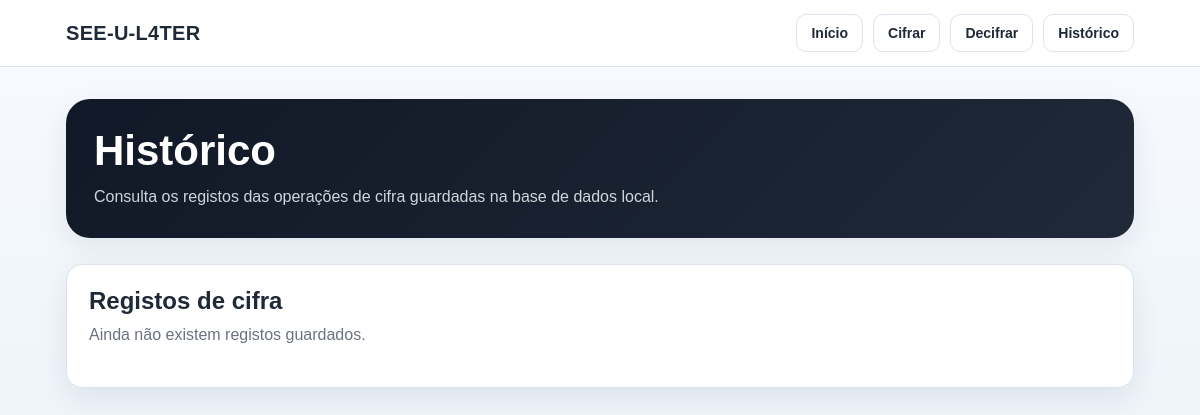
Before: /history with the older database file.
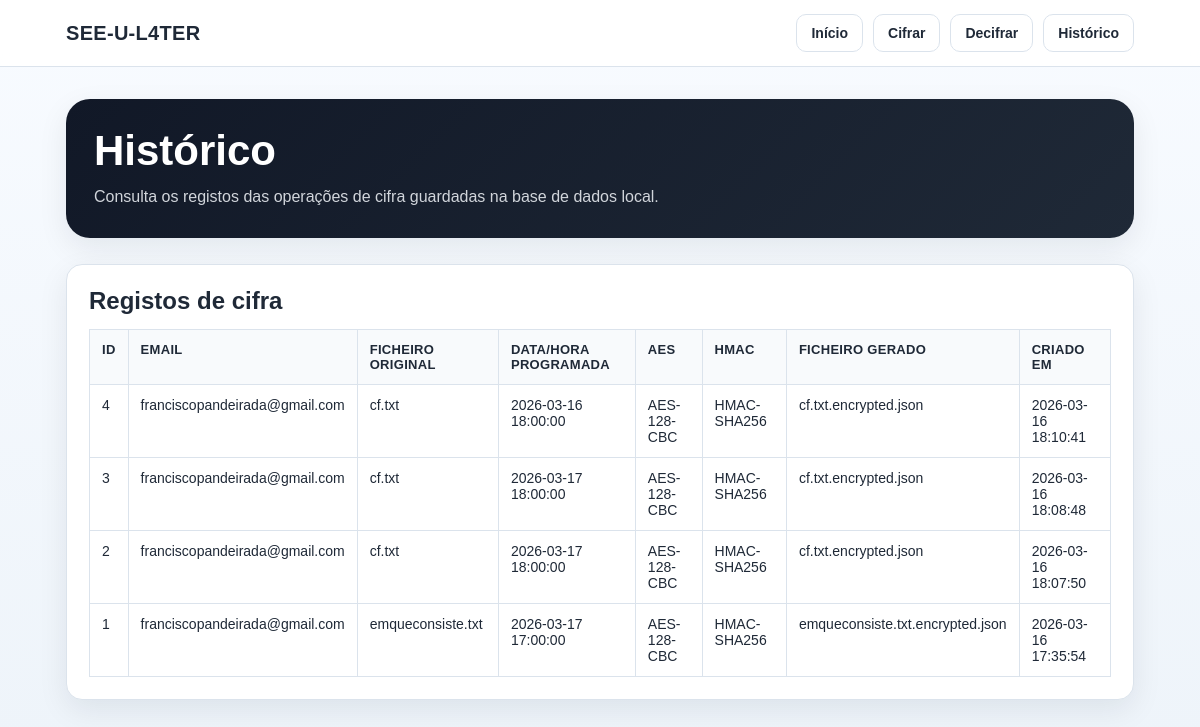
After: the same page with the newer database file.
### tables this page shows
CREATE TABLE encrypted_files (
            id INTEGER PRIMARY KEY AUTOINCREMENT,
            email TEXT NOT NULL,
            original_filename TEXT NOT NULL,
            scheduled_datetime TEXT NOT NULL,
            aes_mode TEXT NOT NULL,
            hmac_mode TEXT NOT NULL,
            file_path TEXT NOT NULL,
            created_at TEXT NOT NULL
        );

### server/app.py (the view)
@app.route("/history")
def history_page():
    records = get_all_encrypted_files()
    return render_template("history.html", records=records)

### server/db.py (called while the page is built)
def get_connection():
    os.makedirs(os.path.dirname(DATABASE_PATH), exist_ok=True)
    conn = sqlite3.connect(DATABASE_PATH)
    conn.row_factory = sqlite3.Row
    return conn

### server/models.py (called while the page is built)
def get_all_encrypted_files():
    conn = get_connection()
    cursor = conn.cursor()
    cursor.execute("SELECT * FROM encrypted_files ORDER BY id DESC")
    rows = cursor.fetchall()
    conn.close()
    return rows

### server/templates/history.html (shortened to what this page needs)
<!DOCTYPE html>
<html lang="pt">
<head>
    <link rel="stylesheet" href="{{ url_for('static', filename='style.css') }}">
</head>
<body>
    <header class="navbar">
        <div class="navbar-inner">
            <div class="brand">SEE-U-L4TER</div>
            <nav class="nav-links">
                <a href="{{ url_for('index') }}">Início</a>
                <a href="{{ url_for('encrypt_page') }}">Cifrar</a>
                <a href="{{ url_for('decrypt_page') }}">Decifrar</a>
                <a href="{{ url_for('history_page') }}">Histórico</a>
            </nav>
        </div>
    </header>
    <main class="page">
        <section class="hero">
            <h1>Histórico</h1>
            <p>
                Consulta os registos das operações de cifra guardadas na base de dados local.
            </p>
        </section>
        <section class="card">
            <h2>Registos de cifra</h2>
            {% if records %}
            <div class="table-wrapper">
                <table>
                    <thead>
                        <tr>
                            <th>ID</th>
                            <th>Email</th>
                            <th>Ficheiro original</th>
                            <th>Data/hora programada</th>
                            <th>AES</th>
                            <th>HMAC</th>
                            <th>Ficheiro gerado</th>
                            <th>Criado em</th>
                        </tr>
                    </thead>
                    <tbody>
                        {% for record in records %}
                        <tr>
                            <td>{{ record.id }}</td>
                            <td>{{ record.email }}</td>
                            <td>{{ record.original_filename }}</td>
                            <td>{{ record.scheduled_datetime }}</td>
                            <td>{{ record.aes_mode }}</td>
                            <td>{{ record.hmac_mode }}</td>
                            <td>{{ record.file_path }}</td>
                            <td>{{ record.created_at }}</td>
                        </tr>
                        {% endfor %}
                    </tbody>
                </table>
            </div>
            {% else %}
            <p class="section-text">Ainda não existem registos guardados.</p>
            {% endif %}
        </section>
    </main>
</body>
</html>

### server/static/style.css (style rules this page uses)
* { box-sizing: border-box; }
:root { --bg: #f4f7fb; --card: #ffffff; --text: #1f2937; --muted: #6b7280; --border: #dbe3ec; --primary: #111827; --primary-soft: #eef2ff; --success-bg: #eefbf3; --success-border: #16a34a; --error-bg: #ffe8e8; --error-border: #dc2626; --shadow: 0 10px 30px rgba(15, 23, 42, 0.08); --radius: 16px; }
body { font-family: Arial, sans-serif; background: linear-gradient(180deg, #f8fbff 0%, #eef4fa 100%); margin: 0; color: var(--text); }
.navbar { position: sticky; top: 0; z-index: 20; background: rgba(255, 255, 255, 0.9); backdrop-filter: blur(10px); border-bottom: 1px solid var(--border); }
.navbar-inner { max-width: 1100px; margin: 0 auto; padding: 14px 16px; display: flex; justify-content: space-between; align-items: center; gap: 16px; }
.brand { font-size: 20px; font-weight: 800; letter-spacing: 0.3px; }
.nav-links { display: flex; gap: 10px; flex-wrap: wrap; }
.nav-links a { text-decoration: none; color: var(--text); background: #fff; border: 1px solid var(--border); padding: 10px 14px; border-radius: 10px; font-size: 14px; font-weight: 700; transition: 0.2s ease; }
.page { max-width: 1100px; margin: 0 auto; padding: 32px 16px 40px; }
.hero { margin-bottom: 26px; padding: 28px; border-radius: 24px; background: linear-gradient(135deg, #111827 0%, #1f2937 100%); color: white; box-shadow: var(--shadow); }
.hero h1 { margin: 0 0 10px 0; font-size: 42px; }
.hero p { margin: 0; color: #d1d5db; max-width: 700px; line-height: 1.55; }
.card { background: var(--card); border: 1px solid var(--border); border-radius: var(--radius); box-shadow: var(--shadow); padding: 22px; }
.card h2 { margin-top: 0; margin-bottom: 8px; font-size: 24px; }
.table-wrapper { overflow-x: auto; margin-top: 14px; }
table { width: 100%; border-collapse: collapse; font-size: 14px; background: white; }
th, td { border: 1px solid var(--border); padding: 12px; text-align: left; vertical-align: top; }
th { background: #f8fafc; font-size: 13px; text-transform: uppercase; letter-spacing: 0.3px; }

Changed rows visible on the page:
added encrypted_files: id "4", email "franciscopandeirada@gmail.com", original_filename "cf.txt", scheduled_datetime "2026-03-16 18:00:00", aes_mode "AES-128-CBC", hmac_mode "HMAC-SHA256", file_path "cf.txt.encrypted.json", created_at "2026-03-16 18:10:41"
added encrypted_files: id "3", email "franciscopandeirada@gmail.com", original_filename "cf.txt", scheduled_datetime "2026-03-17 18:00:00", aes_mode "AES-128-CBC", hmac_mode "HMAC-SHA256", file_path "cf.txt.encrypted.json", created_at "2026-03-16 18:08:48"
added encrypted_files: id "2", email "franciscopandeirada@gmail.com", original_filename "cf.txt", scheduled_datetime "2026-03-17 18:00:00", aes_mode "AES-128-CBC", hmac_mode "HMAC-SHA256", file_path "cf.txt.encrypted.json", created_at "2026-03-16 18:07:50"
added encrypted_files: id "1", email "franciscopandeirada@gmail.com", original_filename "emqueconsiste.txt", scheduled_datetime "2026-03-17 17:00:00", aes_mode "AES-128-CBC", hmac_mode "HMAC-SHA256", file_path "emqueconsiste.txt.encrypted.json", created_at "2026-03-16 17:35:54"
Other visible differences:
text no longer shown: "Ainda não existem registos guardados."
text now shown: "ID EMAIL FICHEIRO ORIGINAL DATA/HORA PROGRAMADA AES HMAC FICHEIRO GERADO CRIADO EM"
